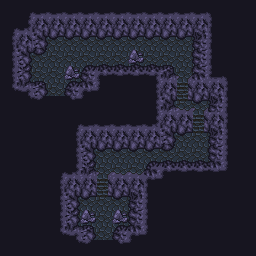

A 2D game scene composited from a Tiled map and its tileset images. What follows is a short description and the map's XML, with each tile layer's data collapsed to a summary:
An orthogonal 32x32 tile map with 8x8 px tiles, 2 tile layers (BG, FG), 2 hidden layers not drawn, 5 tilesets and 23 objects (3x Event).

<map version="1.5" tiledversion="1.5.0" orientation="orthogonal" renderorder="right-down" width="32" height="32" tilewidth="8" tileheight="8" infinite="0" nextlayerid="7" nextobjectid="24">
 <properties>
  <property name="Flags" value="dark" />
  <property name="Max Steps" type="int" value="16" />
  <property name="Min Steps" type="int" value="4" />
  <property name="On Load Event">ifSwitch(28, ON)
  changeSprite("Potion (switch = 28)", +1)
endIf</property>
  <property name="music" value="labyrinth" />
 </properties>
 <tileset firstgid="1" source="../../Tiled/grid.tsx" />
 <tileset firstgid="2" source="../../tilesets/cavern2.tsx" />
 <tileset firstgid="130" source="../../Tiled/sprites.tsx" />
 <tileset firstgid="386" source="../../Tiled/passability.tsx" />
 <tileset firstgid="387" source="../../Tiled/battlers.tsx" />
 <layer id="1" name="BG" width="32" height="32">
  <data>[1024 cells, 1024 non-empty, 68 distinct tile ids]</data>
 </layer>
 <objectgroup id="2" name="Events" offsetx="0" offsety="4">
  <object id="1" name="Potion (switch = 28)" type="Event" gid="146" x="176" y="128" width="16" height="24">
   <properties>
    <property name="Flags: Button" type="bool" value="true" />
    <property name="Script">changeSprite(this, +2)
ifSwitch(28, OFF)
  playSoundEffect("getItem", false)
  givePlayerItem("consumable", "Potion", 1)
  showOneLiner("You found a potion.")
else
  showOneLiner("This chest is empty.")
endIf
waitButtons()
hideDialog()
turnSwitchOn(28)
changeSprite(this, +1)</property>
   </properties>
  </object>
  <object id="2" name="Entrance B" type="Event" gid="385" x="48" y="96" width="16" height="24">
   <properties>
    <property name="Script">hideScreen("fadeOut", 4)
teleport("maps/mountain/cliffs.dat", 25, 50, "down")
showScreen("fadeIn", 4)</property>
   </properties>
  </object>
  <object id="3" name="Exit B" type="Event" gid="385" x="96" y="240" width="16" height="24">
   <properties>
    <property name="Script">hideScreen("fadeOut", 4)
teleport("maps/mountain/cliffs.dat", 26, 56, "down")
showScreen("fadeIn", 4)</property>
   </properties>
  </object>
 </objectgroup>
 <layer id="3" name="FG" width="32" height="32">
  <data>[1024 cells, 8 non-empty, 4 distinct tile ids]</data>
 </layer>
 <objectgroup id="4" name="Regions" visible="0">
  <object id="4" template="../../Tiled/region.tx" x="0" y="0" />
  <object id="5" template="../../Tiled/region.tx" x="128" y="0" />
  <object id="6" template="../../Tiled/region.tx" x="0" y="128" />
  <object id="7" template="../../Tiled/region.tx" x="128" y="128" />
  <object id="8" gid="393" x="8" y="56" width="48" height="48" />
  <object id="9" gid="395" x="72" y="56" width="48" height="48" />
  <object id="10" gid="396" x="8" y="120" width="48" height="48" />
  <object id="11" gid="396" x="72" y="120" width="48" height="48" />
  <object id="12" gid="393" x="136" y="56" width="48" height="48" />
  <object id="13" gid="395" x="200" y="56" width="48" height="48" />
  <object id="14" gid="396" x="136" y="120" width="48" height="48" />
  <object id="15" gid="396" x="200" y="120" width="48" height="48" />
  <object id="16" gid="393" x="8" y="184" width="48" height="48" />
  <object id="17" gid="395" x="72" y="184" width="48" height="48" />
  <object id="18" gid="396" x="8" y="248" width="48" height="48" />
  <object id="19" gid="396" x="72" y="248" width="48" height="48" />
  <object id="20" gid="393" x="136" y="184" width="48" height="48" />
  <object id="21" gid="395" x="200" y="184" width="48" height="48" />
  <object id="22" gid="396" x="136" y="248" width="48" height="48" />
  <object id="23" gid="396" x="200" y="248" width="48" height="48" />
 </objectgroup>
 <layer id="5" name="Passability" width="32" height="32" visible="0">
  <data>[1024 cells, 45 non-empty, 1 distinct tile ids]</data>
 </layer>
 <layer id="6" name="Grid" width="32" height="32" visible="0">
  <data>[1024 cells, 256 non-empty, 1 distinct tile ids]</data>
 </layer>
</map>
